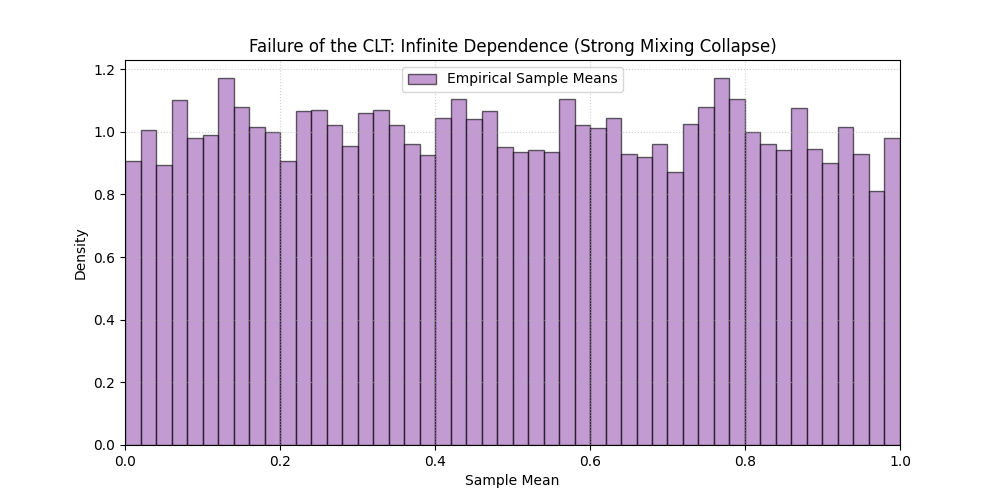

Source code (Python):
import numpy as np
import matplotlib.pyplot as plt

# np.random.seed(42) # Uncomment to lock in the exact shape of the graph

def visualize_mixing_failure(num_samples=10000, sample_size=50):
    """
    Visualises the failure of the CLT when finite-variance data 
    possesses infinite dependence (violating strong mixing conditions).
    """
    # 1. Generate the shared underlying latent factor for each experiment
    # We use Uniform data (between 0 and 1), which strictly has a finite mean and variance.
    shared_factors = np.random.uniform(0, 1, num_samples)
    
    # 2. Break the independence (Infinite Memory):
    # We force all 50 variables in each sample to be perfectly correlated to the shared factor.
    # The correlation never decays, representing a complete collapse of "Strong Mixing".
    samples = np.tile(shared_factors, (sample_size, 1)).T
    
    # Calculate the sample means
    # Because every variable in a sample is identical, the mean is just the original variable!
    sample_means = np.mean(samples, axis=1)

    # Plotting the histogram
    plt.figure(figsize=(10, 5))
    
    # We use 50 bins to give it a clean, blocky histogram look matching the other figures
    plt.hist(sample_means, bins=50, density=True, alpha=0.6, 
             color='#9B59B6', edgecolor='black', label='Empirical Sample Means')

    plt.title('Failure of the CLT: Infinite Dependence (Strong Mixing Collapse)')
    plt.xlabel('Sample Mean')
    plt.ylabel('Density')
    
    # We limit the x-axis to exactly 0 to 1 to show the flat uniform shape clearly
    plt.xlim(0, 1)
    
    # Add a theoretical line to show what it *should* look like if it hadn't failed
    # (Optional: you can remove this if you only want the purple blocks)
    # plt.axhline(1, color='red', linestyle='dashed', linewidth=2, label='Original Uniform Shape')
    
    plt.legend()
    plt.grid(True, linestyle=':', alpha=0.6)
    plt.show()

# Execute the visualization
visualize_mixing_failure()
